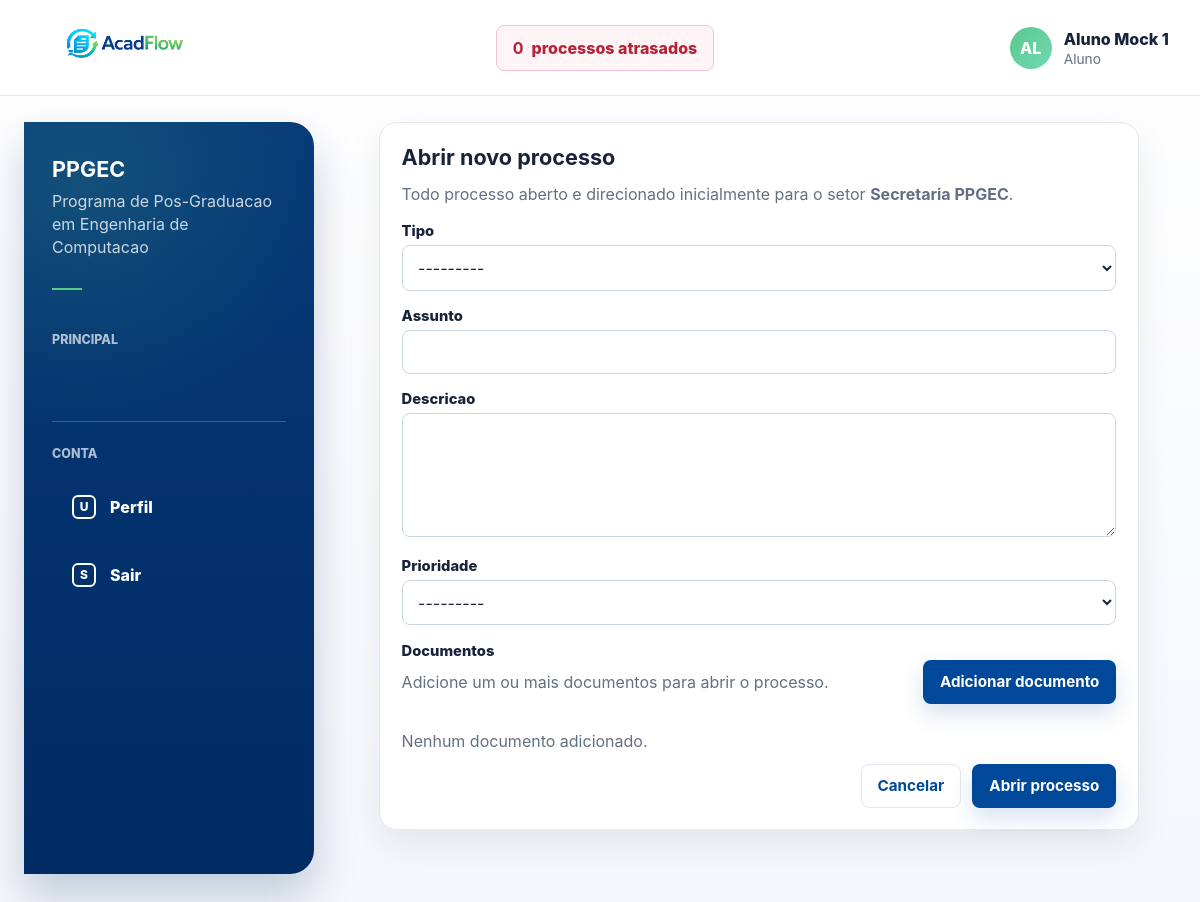
Screenshot of /processos/novo/ (signed in) with the database file from the repository.
### processos/models.py (models this page shows, shortened)
class User(AbstractUser):
    class TipoUsuario(models.TextChoices):
        ALUNO = "ALUNO", "Aluno"
        DOCENTE = "DOCENTE", "Docente"
        SERVIDOR = "SERVIDOR", "Servidor"
    username = None
    first_name = None
    last_name = None
    nome = models.CharField(max_length=255)
    email = models.EmailField(unique=True)
    tipo_usuario = models.CharField(
        max_length=20,
        choices=TipoUsuario.choices,
        default=TipoUsuario.SERVIDOR,
    )
    USERNAME_FIELD = "email"
    REQUIRED_FIELDS = ["nome"]
    objects = UserManager()
    class Meta:
        ordering = ["nome", "email"]

### processos/views.py (the view)
# urls.py: path("processos/novo/", novo_processo_view, name="novo_processo"),
@login_required
def novo_processo_view(request):
    if _is_servidor(request.user):
        raise PermissionDenied("Perfil SERVIDOR nao pode abrir processo.")
    if request.method == "POST":
        form = ProcessoAberturaForm(request.POST, request.FILES)
        if form.is_valid():
            setor_secretaria = Setor.objects.filter(nome="Secretaria PPGEC", ativo=True).first()
            if not setor_secretaria:
                messages.error(
                    request,
                    "Setor inicial 'Secretaria PPGEC' nao encontrado. Contate o administrador.",
                )
            else:
                processo = form.save(commit=False)
                processo.usuario_criado_por = request.user
                processo.setor_atual = setor_secretaria
                processo.status = Processo.StatusProcesso.EM_ANALISE
                processo.save()
                doc_indices = set()
                for key in request.POST.keys():
                    match = re.match(r"^doc_(\d+)_titulo$", key)
                    if match:
                        doc_indices.add(int(match.group(1)))
                for idx in sorted(doc_indices):
                    titulo = (request.POST.get(f"doc_{idx}_titulo") or "").strip()
                    tipo_documento = (request.POST.get(f"doc_{idx}_tipo_documento") or "").strip()
                    restricao_tipo = (request.POST.get(f"doc_{idx}_restricao_tipo") or "").strip()
                    arquivo = request.FILES.get(f"doc_{idx}_arquivo")
                    if not (titulo and tipo_documento and restricao_tipo and arquivo):
                        continue
                    processo.adicionar_documento(
                        titulo=titulo,
                        arquivo=arquivo,
                        tipo_documento=tipo_documento,
                        restricao_tipo=restricao_tipo,
                        enviado_por=request.user,
                    )
                messages.success(request, f"Processo {processo.numero} aberto com sucesso.")
                return redirect("home")
    else:
        form = ProcessoAberturaForm()
    return render(
        request,
        "processos/novo_processo.html",
        {
            "form": form,
            "is_coordenador": _is_coordenador(request.user),
            "has_gestao_access": _has_gestao_access(request.user),
            "can_view_dashboard": _can_view_dashboard(request.user),
            "can_view_processos": _can_view_processos(request.user),
            "can_view_caixa": _can_view_caixa(request.user),
        },
    )

### processos/forms.py
class ProcessoAberturaForm(forms.ModelForm):
    class Meta:
        model = Processo
        fields = ["tipo", "assunto", "descricao", "prioridade"]
        widgets = {
            "descricao": forms.Textarea(attrs={"rows": 5}),
        }

### processos/context_processors.py (called while the page is built)
def processos_atrasados(request):
    if not request.user.is_authenticated:
        return {}
    return {
        "processos_atrasados_count": processos_atrasados_queryset(request.user).count(),
        "processos_atrasados_url": processos_atrasados_url(request.user),
    }

### processos/services.py (called while the page is built, shortened)
def processos_atrasados_base_queryset():
    return Processo.objects.filter(
        prazo_limite__lt=timezone.localdate(),
    ).exclude(status=Processo.StatusProcesso.FINALIZADO)

def processos_atrasados_queryset(user):
    queryset = processos_atrasados_base_queryset()
    if not user.is_authenticated:
        return queryset.none()
    if user.tipo_usuario == User.TipoUsuario.SERVIDOR:
        return queryset
    return queryset.filter(usuario_criado_por=user)

def processos_atrasados_url(user):
    if user.is_authenticated and user.tipo_usuario in {User.TipoUsuario.SERVIDOR, User.TipoUsuario.DOCENTE}:
        if user.tipo_usuario == User.TipoUsuario.SERVIDOR or Docente.objects.filter(
            pk=user.pk,
            coordenador=True,
        ).exists():
            return f"{reverse('coordenacao_processos')}?atrasados=1"
    return f"{reverse('menu_meus_processos')}?my_atrasados=1"

### processos/views.py (called while the page is built)
def _is_docente(user):
    return user.is_authenticated and user.tipo_usuario == User.TipoUsuario.DOCENTE

def _is_servidor(user):
    return user.is_authenticated and user.tipo_usuario == User.TipoUsuario.SERVIDOR

def _is_coordenador(user):
    if not user.is_authenticated or user.tipo_usuario != User.TipoUsuario.DOCENTE:
        return False
    try:
        return bool(user.docente.coordenador)
    except Docente.DoesNotExist:
        return False

def _has_gestao_access(user):
    return _is_coordenador(user) or _is_servidor(user)

def _can_view_dashboard(user):
    return _has_gestao_access(user)

def _can_view_processos(user):
    return _is_coordenador(user) or _is_servidor(user)

def _can_view_caixa(user):
    return _is_docente(user) or _is_servidor(user)

### templates/processos/novo_processo.html (shortened to what this page needs)
{% extends "base.html" %}
{% block content %}
<section class="card" style="max-width: 760px; margin: 0 auto;">
    <h1 class="section-title">Abrir novo processo</h1>
    <p class="muted" style="margin-top: 0;">
        Todo processo aberto e direcionado inicialmente para o setor <strong>Secretaria PPGEC</strong>.
    </p>
    <form method="post" enctype="multipart/form-data">
        {% for field in form %}
            <div class="field">
                <label for="{{ field.id_for_label }}">{{ field.label }}</label>
                {{ field }}
            </div>
        {% endfor %}
        <div class="field">
            <label>Documentos</label>
            <div style="display: flex; align-items: center; justify-content: space-between; gap: 0.7rem; flex-wrap: wrap;">
                <span class="muted">Adicione um ou mais documentos para abrir o processo.</span>
                <button type="button" class="btn" id="btn-abrir-modal-doc">Adicionar documento</button>
            </div>
        </div>
        <p class="muted" id="documentos-vazio" style="margin: 0 0 0.8rem 0;">Nenhum documento adicionado.</p>
        <div style="display: flex; gap: 0.7rem; justify-content: flex-end; flex-wrap: wrap;">
            <a class="btn btn-secondary" href="{% url 'home' %}">Cancelar</a>
            <button type="submit" class="btn">Abrir processo</button>
        </div>
    </form>
</section>
{% endblock %}

### templates/base.html (shortened to what this page needs)
{% load static %}
<!doctype html>
<html lang="pt-BR">
<head>
    <link rel="stylesheet" href="{% static 'css/app.css' %}">
</head>
<body>
<div class="app-shell">
    {% if user.is_authenticated %}
        <header class="topbar">
            <div class="container topbar-content">
                <a class="brand" href="{% url 'home' %}" aria-label="AcadFlow">
                    <img class="brand-logo" src="{% static 'img/acadflow-logo.png' %}" alt="AcadFlow">
                </a>
                <a class="overdue-link" href="{{ processos_atrasados_url }}">
                    <strong>{{ processos_atrasados_count|default:0 }}</strong>
                    <span>processos atrasados</span>
                </a>
                <details class="user-menu">
                    <summary class="user-chip">
                        <span class="avatar" aria-hidden="true">{{ user.nome|default:user.email|slice:":2"|upper }}</span>
                        <span class="user-meta">
                            <span class="user-name">{{ user.nome }}</span>
                            <span class="user-role">{{ user.get_tipo_usuario_display }}</span>
                        </span>
                    </summary>
                </details>
            </div>
        </header>
    {% endif %}
    <main class="main-area">
        <div class="container">
            {% if user.is_authenticated %}
                <div class="layout">
                    <aside class="sidebar" aria-label="Menu principal">
                        <div class="sidebar-program">
                            <strong>PPGEC</strong>
                            <span>Programa de Pos-Graduacao em Engenharia de Computacao</span>
                            <span class="sidebar-rule"></span>
                        </div>
                        <p class="sidebar-label">Principal</p>
                        <div class="sidebar-footer">
                            <p class="sidebar-label">Conta</p>
                            <ul class="side-menu">
                                <li>
                                    <a class="{% if request.resolver_match.url_name == 'me' %}is-active{% endif %}" href="{% url 'me' %}">
                                        <span class="side-icon">U</span>
                                        Perfil
                                    </a>
                                </li>
                                <li>
                                    <form method="post" action="{% url 'logout' %}" class="side-form">
                                        <button type="submit">
                                            <span class="side-icon">S</span>
                                            Sair
                                        </button>
                                    </form>
                                </li>
                            </ul>
                        </div>
                    </aside>
                    <section class="content-area">
            {% endif %}
            {% block content %}{% endblock %}
            {% if user.is_authenticated %}
                    </section>
                </div>
            {% endif %}
        </div>
    </main>
</div>
</body>
</html>

### rows the page displays
User: nome "AL", nome "Aluno Mock 1", tipo_usuario "Aluno"

### other values shown
{{ processos_atrasados_count|default:0 }} "0"
{{ field.label }} "Tipo" "Assunto" "Descricao" "Prioridade"
